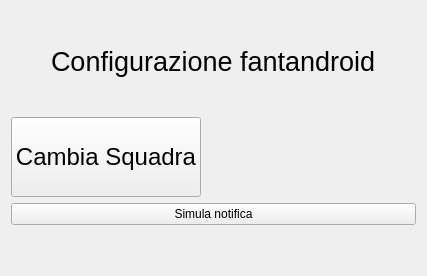
      <widget class="QWidget" name="page_6">
       <layout class="QGridLayout" name="gridLayout_4">
        <item row="0" column="0">
         <layout class="QVBoxLayout" name="verticalLayout_9">
          <item>
           <layout class="QHBoxLayout" name="horizontalLayout_12">
            <item>
             <spacer name="horizontalSpacer_26">
              <property name="orientation">
               <enum>Qt::Horizontal</enum>
              </property>
              <property name="sizeHint" stdset="0">
               <size>
                <width>40</width>
                <height>20</height>
               </size>
              </property>
             </spacer>
            </item>
            <item>
             <widget class="QLabel" name="labelSettings">
              <property name="sizePolicy">
               <sizepolicy hsizetype="MinimumExpanding" vsizetype="Fixed">
                <horstretch>0</horstretch>
                <verstretch>0</verstretch>
               </sizepolicy>
              </property>
              <property name="minimumSize">
               <size>
                <width>0</width>
                <height>100</height>
               </size>
              </property>
              <property name="font">
               <font>
                <pointsize>20</pointsize>
               </font>
              </property>
              <property name="text">
               <string>Configurazione fantandroid</string>
              </property>
             </widget>
            </item>
            <item>
             <spacer name="horizontalSpacer_25">
              <property name="orientation">
               <enum>Qt::Horizontal</enum>
              </property>
              <property name="sizeHint" stdset="0">
               <size>
                <width>40</width>
                <height>20</height>
               </size>
              </property>
             </spacer>
            </item>
           </layout>
          </item>
          <item>
           <layout class="QVBoxLayout" name="verticalLayout_8">
            <item>
             <layout class="QHBoxLayout" name="horizontalLayout_18">
              <item>
               <widget class="QPushButton" name="pushButtonTeamUpdate">
                <property name="sizePolicy">
                 <sizepolicy hsizetype="Maximum" vsizetype="Fixed">
                  <horstretch>0</horstretch>
                  <verstretch>0</verstretch>
                 </sizepolicy>
                </property>
                <property name="minimumSize">
                 <size>
                  <width>100</width>
                  <height>80</height>
                 </size>
                </property>
                <property name="font">
                 <font>
                  <pointsize>18</pointsize>
                 </font>
                </property>
                <property name="text">
                 <string>Cambia Squadra</string>
                </property>
               </widget>
              </item>
              <item>
               <spacer name="horizontalSpacer_24">
                <property name="orientation">
                 <enum>Qt::Horizontal</enum>
                </property>
                <property name="sizeHint" stdset="0">
                 <size>
                  <width>40</width>
                  <height>20</height>
                 </size>
                </property>
               </spacer>
              </item>
             </layout>
            </item>
            <item>
             <widget class="QPushButton" name="pushButtonNotification">
              <property name="text">
               <string>Simula notifica</string>
              </property>
             </widget>
            </item>
            <item>
             <spacer name="verticalSpacer_14">
              <property name="orientation">
               <enum>Qt::Vertical</enum>
              </property>
              <property name="sizeHint" stdset="0">
               <size>
                <width>20</width>
                <height>40</height>
               </size>
              </property>
             </spacer>
            </item>
           </layout>
          </item>
         </layout>
        </item>
       </layout>
      </widget>
